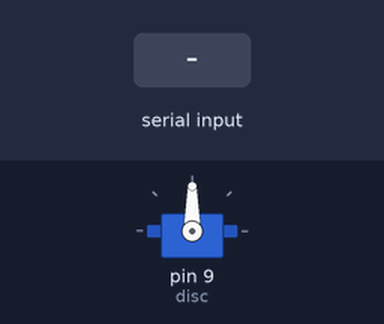
The sketch below on a simulated Arduino Uno, built with avr-gcc and run on an emulated ATmega328P. Shown: servo. The inputs (shaded band) are chosen by the test bench. What the sketch prints to the serial monitor is not drawn.

Above: at 2.6 s.
2.7 s: "3\n" received over Serial
At 3.2 s:
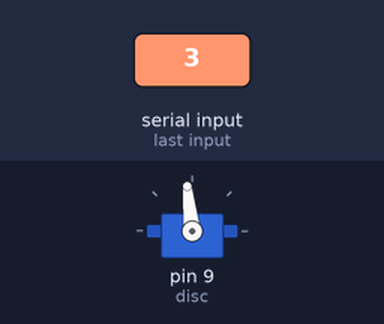
5.7 s: byte 49 ('1') received over Serial
At 7.9 s:
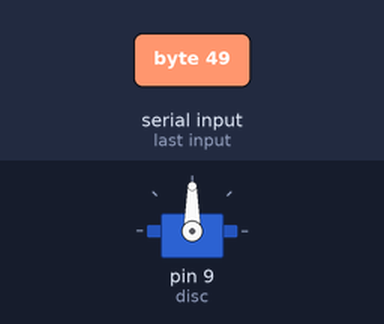
8.4 s: byte 50 ('2') received over Serial
At 8.8 s:
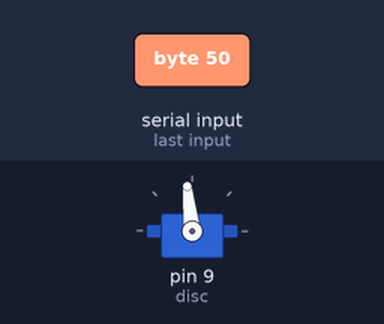
14.1 s: byte 116 ('t') received over Serial
At 14.7 s:
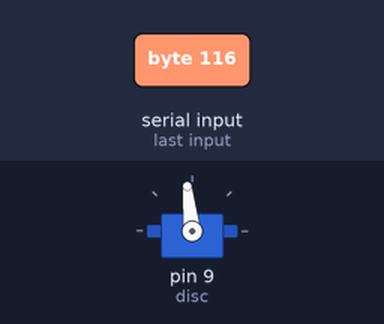
Timing chart, 0 to 16.6 s (numbered marks = the images above; inputs shaded):
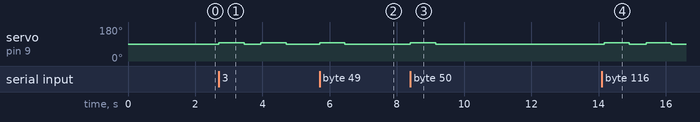

The sketch:

rotating_bin_forward_only.ino
```cpp
// ════════════════════════════════════════════════
// ROTATING BIN — FORWARD ONLY (updated)
// ════════════════════════════════════════════════
// Servo signal → D9
// Servo VCC    → Breadboard + (5V adapter)
// Servo GND    → Breadboard – (common GND)
// Arduino GND  → Breadboard – (IMPORTANT)
//
// Open Serial Monitor at 9600 baud
// Type 1, 2, or 3 to rotate to each bin
// Always rotates FORWARD only — never backward
// ════════════════════════════════════════════════

#include <Servo.h>
Servo disc;

// ── SETTINGS ─────────────────────────────────────
int stepTime = 750;   // calibrated forward step time
                      // use + and - to adjust

#define DISC_FWD   96  // forward speed
#define DISC_STOP  90  // stop value

int currentBin = 0;   // tracks current position
                      // 0=Organic 1=Paper 2=Plastic

// ════════════════════════════════════════════════
void setup() {
  Serial.begin(9600);
  disc.attach(9);
  disc.write(DISC_STOP);
  delay(1000);

  Serial.println("════════════════════════════════");
  Serial.println("  ROTATING BIN — FORWARD ONLY");
  Serial.println("════════════════════════════════");
  Serial.println("1 = Organic");
  Serial.println("2 = Paper");
  Serial.println("3 = Plastic");
  Serial.println("+ = add 50ms to step time");
  Serial.println("- = remove 50ms from step time");
  Serial.println("? = show current settings");
  Serial.println("t = auto test all 3 bins");
  Serial.println("════════════════════════════════");
  Serial.println("Starting at Organic (home)");
  Serial.print("Step time: ");
  Serial.println(stepTime);
}

// ════════════════════════════════════════════════
// MOVE TO BIN — FORWARD ONLY
// ════════════════════════════════════════════════
void goToBin(int target) {
  String names[] = { "Organic", "Paper", "Plastic" };

  if (target == currentBin) {
    Serial.print("Already at ");
    Serial.println(names[target]);
    return;
  }

  // Always go forward — never backward
  // 3 bins × 120° each = full 360° circle
  int steps = (target - currentBin + 3) % 3;

  Serial.print("Moving to ");
  Serial.print(names[target]);
  Serial.print(" — ");
  Serial.print(steps);
  Serial.println(" step(s) forward");

  for (int i = 0; i < steps; i++) {
    disc.write(DISC_FWD);  // spin forward
    delay(stepTime);        // for this many ms
    disc.write(DISC_STOP);  // stop
    delay(500);             // let disc settle fully
  }

  currentBin = target;

  Serial.print("✓ Now at: ");
  Serial.println(names[currentBin]);
}

// ════════════════════════════════════════════════
// AUTO TEST — all 3 bins in sequence
// ════════════════════════════════════════════════
void autoTest() {
  Serial.println("════ AUTO TEST START ════");
  Serial.println("Watch each bin align under drop point");

  goToBin(0);
  Serial.println("Is ORGANIC aligned? Check now...");
  delay(2000);

  goToBin(1);
  Serial.println("Is PAPER aligned? Check now...");
  delay(2000);

  goToBin(2);
  Serial.println("Is PLASTIC aligned? Check now...");
  delay(2000);

  goToBin(0);
  Serial.println("Back to ORGANIC — aligned?");
  delay(2000);

  goToBin(2);
  Serial.println("PLASTIC again — aligned?");
  delay(2000);

  goToBin(1);
  Serial.println("PAPER again — aligned?");
  delay(2000);

  goToBin(0);
  Serial.println("════ AUTO TEST DONE ════");
  Serial.print("Step time used: ");
  Serial.println(stepTime);
  Serial.println("If any bin was off, adjust with + or -");
}

// ════════════════════════════════════════════════
void loop() {
  if (Serial.available()) {
    char cmd = Serial.read();

    switch (cmd) {
      case '1':
        goToBin(0); // Organic
        break;

      case '2':
        goToBin(1); // Paper
        break;

      case '3':
        goToBin(2); // Plastic
        break;

      case '+':
        stepTime += 50;
        Serial.print("Step time increased → ");
        Serial.print(stepTime);
        Serial.println("ms");
        break;

      case '-':
        if (stepTime > 100) stepTime -= 50;
        Serial.print("Step time decreased → ");
        Serial.print(stepTime);
        Serial.println("ms");
        break;

      case 't': case 'T':
        autoTest();
        break;

      case '?':
        Serial.println("──────────────────────");
        Serial.print("Current bin:  ");
        String names[] = { "Organic", "Paper", "Plastic" };
        Serial.println(names[currentBin]);
        Serial.print("Step time:    ");
        Serial.print(stepTime);
        Serial.println("ms");
        Serial.print("Forward speed: ");
        Serial.println(DISC_FWD);
        Serial.print("Stop value:    ");
        Serial.println(DISC_STOP);
        Serial.println("──────────────────────");
        break;

      case '\n': case '\r':
        break;

      default:
        Serial.print("Unknown: ");
        Serial.print(cmd);
        Serial.println(" — use 1/2/3/+/-/t/?");
    }
  }
}
```

Measured:
- after the input at 2.7 s, servo on pin 9 (disc): alternates 96° for 0.75 s and 90° for 0.50 s, starting at once
- after the input at 5.7 s, servo on pin 9 (disc): 90° → 96° at once, → 90° 0.75 s later
- after the input at 8.4 s, servo on pin 9 (disc): 90° → 96° at once, → 90° 0.75 s later
- after the input at 14.1 s, servo on pin 9 (disc): alternates 96° for 0.75 s and 90° for 0.50 s, starting after 0.06 s
